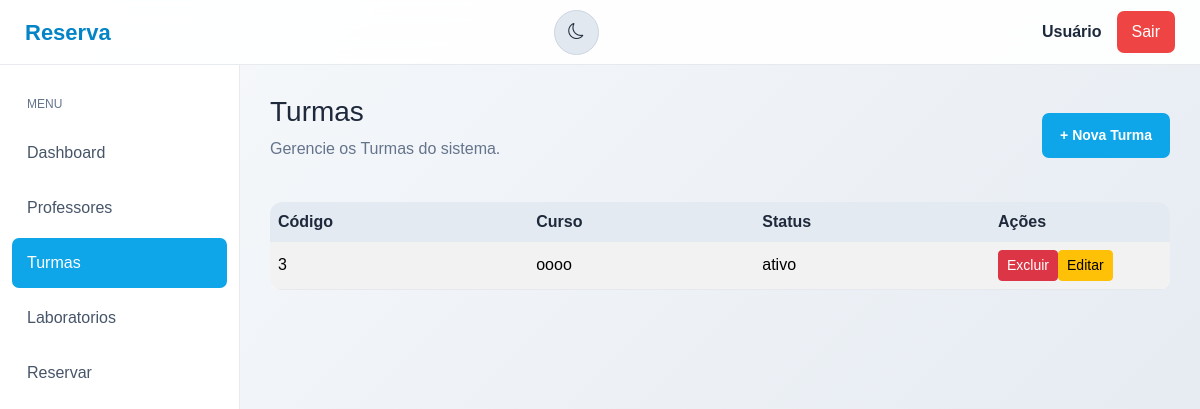
The app's page /turmas.php (signed in), older data.
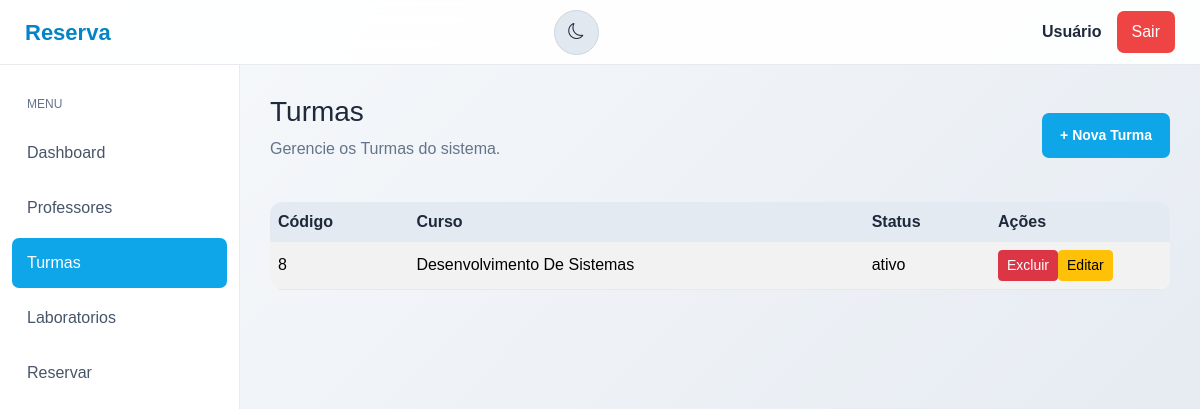
The same page, newer data.
### tables this page shows
CREATE TABLE `turma` (
  `id` int(11) NOT NULL,
  `ds_curso` varchar(200) NOT NULL,
  `status` enum('ativo','inativo') NOT NULL
);

### inc/trocar_tema.php (called while the page is built, shortened)
<?php
$tema = $_COOKIE['tema'] ?? "claro";
if ($tema == "claro") {
    $arquivo = "css/claro/tema_claro.css";
} else {
    $arquivo = "css/escuro/tema_escuro.css";
}
?>

### turmas.php (the view, shortened to what this page needs)
<?php
include_once('inc/config.php');
include_once('inc/trocar_tema.php');
$sql = "SELECT * FROM  turma WHERE status = 'ativo'";
$result = $conexao->query($sql);
?>
<!DOCTYPE html>
<html lang="pt-BR">
<head>
    <link rel="stylesheet" href="https://cdn.jsdelivr.net/npm/bootstrap-icons@1.13.1/font/bootstrap-icons.min.css">
    <link href="https://cdn.jsdelivr.net/npm/bootstrap@5.3.3/dist/css/bootstrap.min.css" rel="stylesheet">
    <link href=<?php echo $arquivo ?> rel="stylesheet">
</head>
<body>
    <nav class="navbar">
        <div class="logo">Reserva</div>
        <form method="post" class="botao-tema">
            <button class="btn btn-tema" type="submit" value="turmas" name="tema" id="themeButton">
                <?php if ($tema == "claro"): ?>
                    <i class="bi bi-moon"></i>
                <?php else: ?>
                    <i class="bi bi-sun"></i>
                <?php endif; ?>
            </button>
        </form>
        <div class="usuario">
            <div class="usuario-info">
                <div class="usuario-nome">
                    <?php echo $_SESSION['nome'] ?? 'Usuário'; ?>
                </div>
            </div>
            <a href="logout.php" class="btn-sair">Sair</a>
        </div>
    </nav>
    <aside class="sidebar">
        <div class="menu">
            <div class="menu-titulo">Menu</div>
            <a href="index.php">
                <span>Dashboard</span>
            </a>
            <a href="professores.php">
                <span>Professores</span>
            </a>
            <a href="turmas.php" class="ativo">
                <span>Turmas</span>
            </a>
            <a href="laboratorios.php">
                <span>Laboratorios</span>
            </a>
            <a href="Reservar.php">
                <span>Reservar</span>
            </a>
        </div>
    </aside>
    <main class="conteudo">
        <div class="cabecalho-pagina">
            <div>
                <h1>Turmas</h1>
                <p>Gerencie os Turmas do sistema.</p>
            </div>
            <button type="button" class="btn btn-adicionar btn-sm" data-toggle="modal" data-target="#modalNovoTurmas">
                + Nova Turma
            </button>
        </div>
        <table class="table table-striped table-hover">
            <thead class="thead-dark">
                <tr>
                    <th>Código</th>
                    <th>Curso</th>
                    <th>Status</th>
                    <th width="180">Ações</th>
                </tr>
            </thead>
            <tbody>
                <?php if ($result->num_rows > 0): ?>
                    <?php while ($linha = $result->fetch_assoc()): ?>
                        <tr>
                            <td><?= htmlspecialchars($linha['id']) ?></td>
                            <td><?= htmlspecialchars($linha['ds_curso']) ?></td>
                            <td><?= htmlspecialchars($linha['status']) ?></td>
                            <td>
                                <div class="d-flex">
                                    <form action="turmas.php" method="post" class="mr-2">
                                        <button type="submit" name="excluir" class="btn btn-danger btn-sm"
                                            onclick="return confirm('Tem certeza que deseja excluir?')">Excluir</button>
                                    </form>
                                    <button type="button" class="btn btn-warning btn-editar btn-sm"
                                        data-id="<?= $linha['id'] ?>" data-toggle="modal"
                                        data-curso="<?= htmlspecialchars($linha['ds_curso']) ?>"
                                        data-status="<?= htmlspecialchars($linha['status']) ?>" data-target="#modalEditarTurma">
                                        Editar
                                    </button>
                                </div>
                            </td>
                        </tr>
                    <?php endwhile; ?>
                <?php else: ?>
                    <tr>
                        <td colspan="9" class="text-center">Nenhuma Turma cadastrado.</td>
                    </tr>
                <?php endif; ?>
            </tbody>
        </table>
    </main>
</body>
</html>

Row changes from the older to the newer data that the page shows:
removed turma: id "3", ds_curso "oooo", status "ativo"
added turma: id "8", ds_curso "Desenvolvimento De Sistemas", status "ativo"
